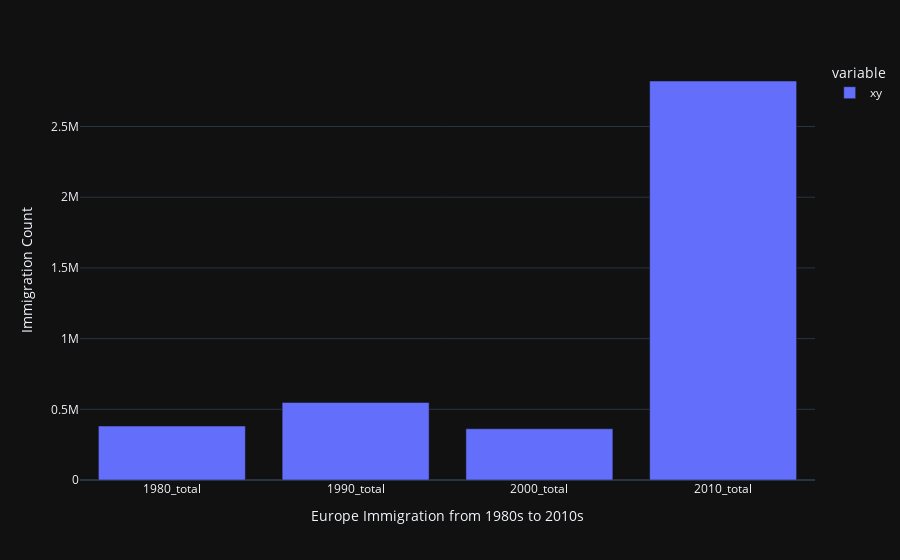

This figure's notebook cell:
### Code cell
df_europe_data = pd.DataFrame({'xy': europe_data})
px.bar(df_europe_data, labels={'value': 'Immigration Count', 'index': 'Europe Immigration from 1980s to 2010s'})

### Figure 1 — Plotly figure (JSON) as saved in the notebook; plotly's stock layout.template omitted (floating-point values rounded to 4 significant figures)
{"data": [{"alignmentgroup": "True", "hovertemplate": "variable=xy<br>Europe Immigration from 1980s to 2010s=%{x}<br>Immigration Count=%{y}<extra></extra>", "legendgroup": "xy", "marker": {"color": "#636efa", "pattern": {"shape": ""}}, "name": "xy", "offsetgroup": "xy", "orientation": "v", "showlegend": true, "textposition": "auto", "type": "bar", "x": ["1980_total", "1990_total", "2000_total", "2010_total"], "xaxis": "x", "y": [381738, 548435, 362703, 2821894], "yaxis": "y"}], "layout": {"barmode": "relative", "legend": {"title": {"text": "variable"}, "tracegroupgap": 0}, "margin": {"t": 60}, "xaxis": {"anchor": "y", "domain": [0, 1], "title": {"text": "Europe Immigration from 1980s to 2010s"}}, "yaxis": {"anchor": "x", "domain": [0, 1], "title": {"text": "Immigration Count"}}}}
